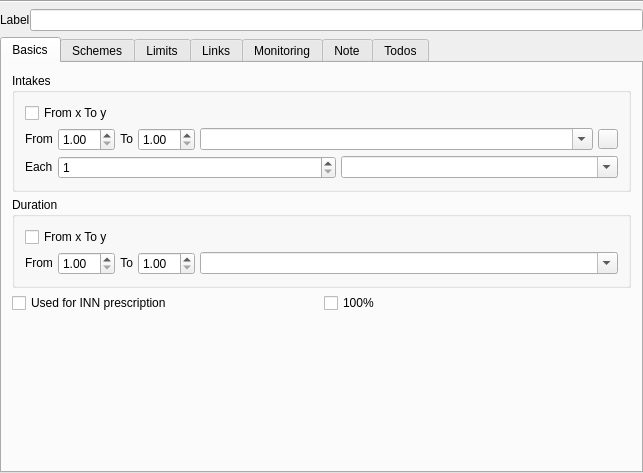
<?xml version="1.0" encoding="UTF-8"?>
<ui version="4.0">
 <class>mfDosageViewer</class>
 <widget class="QWidget" name="mfDosageViewer">
  <property name="geometry">
   <rect>
    <x>0</x>
    <y>0</y>
    <width>643</width>
    <height>473</height>
   </rect>
  </property>
  <property name="windowTitle">
   <string>Dialog</string>
  </property>
  <layout class="QGridLayout" name="gridLayout">
   <property name="horizontalSpacing">
    <number>0</number>
   </property>
   <property name="verticalSpacing">
    <number>-1</number>
   </property>
   <property name="margin">
    <number>0</number>
   </property>
   <item row="0" column="0" colspan="2">
    <widget class="Line" name="line">
     <property name="orientation">
      <enum>Qt::Horizontal</enum>
     </property>
    </widget>
   </item>
   <item row="1" column="0" colspan="2">
    <layout class="QHBoxLayout" name="labelLayout">
     <item>
      <widget class="QLabel" name="labelOfDosageLabel">
       <property name="text">
        <string>Label</string>
       </property>
      </widget>
     </item>
     <item>
      <widget class="QLineEdit" name="labelLineEdit"/>
     </item>
    </layout>
   </item>
   <item row="2" column="0">
    <widget class="QTabWidget" name="tabWidget">
     <property name="currentIndex">
      <number>0</number>
     </property>
     <widget class="QWidget" name="tabBasics">
      <attribute name="title">
       <string>Basics</string>
      </attribute>
      <layout class="QGridLayout" name="gridLayout_5">
       <property name="margin">
        <number>10</number>
       </property>
       <property name="spacing">
        <number>5</number>
       </property>
       <item row="6" column="0">
        <spacer name="verticalSpacer">
         <property name="orientation">
          <enum>Qt::Vertical</enum>
         </property>
         <property name="sizeHint" stdset="0">
          <size>
           <width>20</width>
           <height>40</height>
          </size>
         </property>
        </spacer>
       </item>
       <item row="0" column="0">
        <widget class="QGroupBox" name="groupBox_6">
         <property name="title">
          <string>Intakes</string>
         </property>
         <layout class="QGridLayout" name="gridLayout_3">
          <property name="margin">
           <number>10</number>
          </property>
          <property name="spacing">
           <number>5</number>
          </property>
          <item row="0" column="0">
           <widget class="QCheckBox" name="fromToIntakesCheck">
            <property name="text">
             <string>From x To y</string>
            </property>
           </widget>
          </item>
          <item row="1" column="0">
           <layout class="QHBoxLayout" name="horizontalLayout_4">
            <item>
             <widget class="QLabel" name="intakesFromLabel">
              <property name="sizePolicy">
               <sizepolicy hsizetype="Fixed" vsizetype="Fixed">
                <horstretch>0</horstretch>
                <verstretch>0</verstretch>
               </sizepolicy>
              </property>
              <property name="text">
               <string>From</string>
              </property>
             </widget>
            </item>
            <item>
             <widget class="QDoubleSpinBox" name="intakesFromSpin">
              <property name="sizePolicy">
               <sizepolicy hsizetype="Fixed" vsizetype="Fixed">
                <horstretch>0</horstretch>
                <verstretch>0</verstretch>
               </sizepolicy>
              </property>
              <property name="minimum">
               <double>1.000000000000000</double>
              </property>
             </widget>
            </item>
            <item>
             <widget class="QLabel" name="intakesToLabel">
              <property name="sizePolicy">
               <sizepolicy hsizetype="Fixed" vsizetype="Fixed">
                <horstretch>0</horstretch>
                <verstretch>0</verstretch>
               </sizepolicy>
              </property>
              <property name="text">
               <string>To</string>
              </property>
              <property name="alignment">
               <set>Qt::AlignRight|Qt::AlignTrailing|Qt::AlignVCenter</set>
              </property>
             </widget>
            </item>
            <item>
             <widget class="QDoubleSpinBox" name="intakesToSpin">
              <property name="sizePolicy">
               <sizepolicy hsizetype="Fixed" vsizetype="Fixed">
                <horstretch>0</horstretch>
                <verstretch>0</verstretch>
               </sizepolicy>
              </property>
              <property name="minimum">
               <double>1.000000000000000</double>
              </property>
             </widget>
            </item>
            <item>
             <widget class="QComboBox" name="intakesCombo">
              <property name="sizePolicy">
               <sizepolicy hsizetype="Preferred" vsizetype="Fixed">
                <horstretch>0</horstretch>
                <verstretch>0</verstretch>
               </sizepolicy>
              </property>
              <property name="editable">
               <bool>true</bool>
              </property>
              <property name="sizeAdjustPolicy">
               <enum>QComboBox::AdjustToContentsOnFirstShow</enum>
              </property>
             </widget>
            </item>
            <item>
             <widget class="QPushButton" name="userformsButton">
              <property name="sizePolicy">
               <sizepolicy hsizetype="Minimum" vsizetype="Minimum">
                <horstretch>0</horstretch>
                <verstretch>0</verstretch>
               </sizepolicy>
              </property>
              <property name="minimumSize">
               <size>
                <width>20</width>
                <height>20</height>
               </size>
              </property>
              <property name="maximumSize">
               <size>
                <width>20</width>
                <height>20</height>
               </size>
              </property>
              <property name="text">
               <string/>
              </property>
             </widget>
            </item>
           </layout>
          </item>
          <item row="2" column="0">
           <layout class="QHBoxLayout" name="horizontalLayout_5">
            <item>
             <widget class="QLabel" name="intakesFromLabel_3">
              <property name="sizePolicy">
               <sizepolicy hsizetype="Fixed" vsizetype="Fixed">
                <horstretch>0</horstretch>
                <verstretch>0</verstretch>
               </sizepolicy>
              </property>
              <property name="text">
               <string>Each</string>
              </property>
             </widget>
            </item>
            <item>
             <widget class="QSpinBox" name="periodSpin">
              <property name="minimum">
               <number>1</number>
              </property>
             </widget>
            </item>
            <item>
             <widget class="QComboBox" name="periodSchemeCombo">
              <property name="editable">
               <bool>true</bool>
              </property>
             </widget>
            </item>
           </layout>
          </item>
         </layout>
        </widget>
       </item>
       <item row="1" column="0">
        <widget class="QGroupBox" name="groupBox_7">
         <property name="title">
          <string>Duration</string>
         </property>
         <layout class="QGridLayout" name="gridLayout_4">
          <property name="margin">
           <number>10</number>
          </property>
          <property name="spacing">
           <number>5</number>
          </property>
          <item row="0" column="0">
           <widget class="QCheckBox" name="fromToDurationCheck">
            <property name="text">
             <string>From x To y</string>
            </property>
           </widget>
          </item>
          <item row="1" column="0">
           <layout class="QHBoxLayout" name="horizontalLayout_6">
            <item>
             <widget class="QLabel" name="durationFromLabel">
              <property name="sizePolicy">
               <sizepolicy hsizetype="Fixed" vsizetype="Fixed">
                <horstretch>0</horstretch>
                <verstretch>0</verstretch>
               </sizepolicy>
              </property>
              <property name="text">
               <string>From</string>
              </property>
             </widget>
            </item>
            <item>
             <widget class="QDoubleSpinBox" name="durationFromSpin">
              <property name="sizePolicy">
               <sizepolicy hsizetype="Fixed" vsizetype="Fixed">
                <horstretch>0</horstretch>
                <verstretch>0</verstretch>
               </sizepolicy>
              </property>
              <property name="minimum">
               <double>1.000000000000000</double>
              </property>
             </widget>
            </item>
            <item>
             <widget class="QLabel" name="durationToLabel">
              <property name="sizePolicy">
               <sizepolicy hsizetype="Fixed" vsizetype="Fixed">
                <horstretch>0</horstretch>
                <verstretch>0</verstretch>
               </sizepolicy>
              </property>
              <property name="text">
               <string>To</string>
              </property>
              <property name="alignment">
               <set>Qt::AlignRight|Qt::AlignTrailing|Qt::AlignVCenter</set>
              </property>
             </widget>
            </item>
            <item>
             <widget class="QDoubleSpinBox" name="durationToSpin">
              <property name="sizePolicy">
               <sizepolicy hsizetype="Fixed" vsizetype="Fixed">
                <horstretch>0</horstretch>
                <verstretch>0</verstretch>
               </sizepolicy>
              </property>
              <property name="minimum">
               <double>1.000000000000000</double>
              </property>
             </widget>
            </item>
            <item>
             <widget class="QComboBox" name="durationCombo">
              <property name="sizePolicy">
               <sizepolicy hsizetype="Preferred" vsizetype="Fixed">
                <horstretch>0</horstretch>
                <verstretch>0</verstretch>
               </sizepolicy>
              </property>
              <property name="editable">
               <bool>true</bool>
              </property>
              <property name="sizeAdjustPolicy">
               <enum>QComboBox::AdjustToContentsOnFirstShow</enum>
              </property>
             </widget>
            </item>
           </layout>
          </item>
         </layout>
        </widget>
       </item>
       <item row="5" column="0">
        <widget class="QLabel" name="innCompositionLabel">
         <property name="text">
          <string/>
         </property>
         <property name="indent">
          <number>20</number>
         </property>
        </widget>
       </item>
       <item row="2" column="0">
        <layout class="QHBoxLayout" name="horizontalLayout_3">
         <item>
          <widget class="QCheckBox" name="dosageForAllInnCheck">
           <property name="toolTip">
            <string/>
           </property>
           <property name="text">
            <string>Used for INN prescription</string>
           </property>
          </widget>
         </item>
         <item>
          <widget class="QCheckBox" name="aldCheck">
           <property name="text">
            <string>100%</string>
           </property>
          </widget>
         </item>
        </layout>
       </item>
      </layout>
     </widget>
     <widget class="QWidget" name="tabSchemes">
      <attribute name="title">
       <string>Schemes</string>
      </attribute>
      <layout class="QGridLayout" name="gridLayout_6">
       <property name="margin">
        <number>10</number>
       </property>
       <property name="spacing">
        <number>5</number>
       </property>
       <item row="1" column="0">
        <layout class="QHBoxLayout" name="horizontalLayout">
         <item>
          <widget class="QLabel" name="label_11">
           <property name="sizePolicy">
            <sizepolicy hsizetype="Minimum" vsizetype="Preferred">
             <horstretch>0</horstretch>
             <verstretch>0</verstretch>
            </sizepolicy>
           </property>
           <property name="minimumSize">
            <size>
             <width>0</width>
             <height>22</height>
            </size>
           </property>
           <property name="maximumSize">
            <size>
             <width>16777215</width>
             <height>22</height>
            </size>
           </property>
           <property name="text">
            <string>Min interval between intakes</string>
           </property>
          </widget>
         </item>
         <item>
          <widget class="QSpinBox" name="minIntervalIntakesSpin"/>
         </item>
         <item>
          <widget class="QComboBox" name="intervalTimeSchemeCombo">
           <property name="sizePolicy">
            <sizepolicy hsizetype="Minimum" vsizetype="Fixed">
             <horstretch>0</horstretch>
             <verstretch>0</verstretch>
            </sizepolicy>
           </property>
           <property name="minimumSize">
            <size>
             <width>0</width>
             <height>0</height>
            </size>
           </property>
           <property name="maximumSize">
            <size>
             <width>16777215</width>
             <height>16777215</height>
            </size>
           </property>
          </widget>
         </item>
        </layout>
       </item>
       <item row="0" column="0">
        <layout class="QHBoxLayout" name="intakeSchemeHorizLayout">
         <item>
          <widget class="tkStringListView" name="dailySchemeListView" native="true"/>
         </item>
         <item>
          <widget class="QTableWidget" name="hourlyTableWidget">
           <property name="sizePolicy">
            <sizepolicy hsizetype="Preferred" vsizetype="Preferred">
             <horstretch>0</horstretch>
             <verstretch>0</verstretch>
            </sizepolicy>
           </property>
           <property name="minimumSize">
            <size>
             <width>0</width>
             <height>94</height>
            </size>
           </property>
           <property name="maximumSize">
            <size>
             <width>16777215</width>
             <height>94</height>
            </size>
           </property>
           <property name="font">
            <font>
             <pointsize>13</pointsize>
            </font>
           </property>
           <property name="verticalScrollBarPolicy">
            <enum>Qt::ScrollBarAlwaysOff</enum>
           </property>
           <property name="horizontalScrollBarPolicy">
            <enum>Qt::ScrollBarAlwaysOff</enum>
           </property>
           <property name="selectionMode">
            <enum>QAbstractItemView::MultiSelection</enum>
           </property>
           <row>
            <property name="text">
             <string>1</string>
            </property>
           </row>
           <row>
            <property name="text">
             <string>2</string>
            </property>
           </row>
           <row>
            <property name="text">
             <string>3</string>
            </property>
           </row>
           <column>
            <property name="text">
             <string>0</string>
            </property>
           </column>
           <column>
            <property name="text">
             <string>1</string>
            </property>
           </column>
           <column>
            <property name="text">
             <string>2</string>
            </property>
           </column>
           <column>
            <property name="text">
             <string>3</string>
            </property>
           </column>
           <column>
            <property name="text">
             <string>4</string>
            </property>
           </column>
           <column>
            <property name="text">
             <string>5</string>
            </property>
           </column>
           <column>
            <property name="text">
             <string>6</string>
            </property>
           </column>
           <column>
            <property name="text">
             <string>7</string>
            </property>
           </column>
           <item row="0" column="0">
            <property name="text">
             <string>00</string>
            </property>
           </item>
           <item row="0" column="1">
            <property name="text">
             <string>01</string>
            </property>
           </item>
           <item row="0" column="2">
            <property name="text">
             <string>02</string>
            </property>
           </item>
           <item row="0" column="3">
            <property name="text">
             <string>03</string>
            </property>
           </item>
           <item row="0" column="4">
            <property name="text">
             <string>04</string>
            </property>
           </item>
           <item row="0" column="5">
            <property name="text">
             <string>05</string>
            </property>
           </item>
           <item row="0" column="6">
            <property name="text">
             <string>06</string>
            </property>
           </item>
           <item row="0" column="7">
            <property name="text">
             <string>07</string>
            </property>
           </item>
           <item row="1" column="0">
            <property name="text">
             <string>08</string>
            </property>
           </item>
           <item row="1" column="1">
            <property name="text">
             <string>09</string>
            </property>
           </item>
           <item row="1" column="2">
            <property name="text">
             <string>10</string>
            </property>
           </item>
           <item row="1" column="3">
            <property name="text">
             <string>11</string>
            </property>
           </item>
           <item row="1" column="4">
            <property name="text">
             <string>12</string>
            </property>
           </item>
           <item row="1" column="5">
            <property name="text">
             <string>13</string>
            </property>
           </item>
           <item row="1" column="6">
            <property name="text">
             <string>14</string>
            </property>
           </item>
           <item row="1" column="7">
            <property name="text">
             <string>15</string>
            </property>
           </item>
           <item row="2" column="0">
            <property name="text">
             <string>16</string>
            </property>
           </item>
           <item row="2" column="1">
            <property name="text">
             <string>17</string>
            </property>
           </item>
           <item row="2" column="2">
            <property name="text">
             <string>18</string>
            </property>
           </item>
           <item row="2" column="3">
            <property name="text">
             <string>19</string>
            </property>
           </item>
           <item row="2" column="4">
            <property name="text">
             <string>20</string>
            </property>
           </item>
           <item row="2" column="5">
            <property name="text">
             <string>21</string>
            </property>
           </item>
           <item row="2" column="6">
            <property name="text">
             <string>22</string>
            </property>
           </item>
           <item row="2" column="7">
            <property name="text">
             <string>23</string>
            </property>
           </item>
          </widget>
         </item>
        </layout>
       </item>
       <item row="5" column="0">
        <spacer name="verticalSpacer_2">
         <property name="orientation">
          <enum>Qt::Vertical</enum>
         </property>
         <property name="sizeHint" stdset="0">
          <size>
           <width>20</width>
           <height>40</height>
          </size>
         </property>
        </spacer>
       </item>
       <item row="3" column="0">
        <layout class="QHBoxLayout" name="horizontalLayout_2">
         <item>
          <widget class="QLabel" name="mealtimerelation">
           <property name="text">
            <string>Meal time relation</string>
           </property>
          </widget>
         </item>
         <item>
          <widget class="QComboBox" name="mealTimeCombo"/>
         </item>
        </layout>
       </item>
      </layout>
     </widget>
     <widget class="QWidget" name="tabLimits">
      <attribute name="title">
       <string>Limits</string>
      </attribute>
      <layout class="QGridLayout" name="gridLayout_12">
       <property name="margin">
        <number>10</number>
       </property>
       <property name="spacing">
        <number>5</number>
       </property>
       <item row="0" column="0" rowspan="2">
        <widget class="QGroupBox" name="groupBox_2">
         <property name="title">
          <string>Weight / Age / Sex Limited</string>
         </property>
         <layout class="QGridLayout" name="gridLayout_8">
          <property name="margin">
           <number>0</number>
          </property>
          <property name="spacing">
           <number>5</number>
          </property>
          <item row="0" column="2">
           <widget class="QComboBox" name="minAgeCombo">
            <property name="enabled">
             <bool>true</bool>
            </property>
            <property name="minimumSize">
             <size>
              <width>0</width>
              <height>22</height>
             </size>
            </property>
            <property name="currentIndex">
             <number>-1</number>
            </property>
           </widget>
          </item>
          <item row="2" column="2">
           <widget class="QLabel" name="label_3">
            <property name="minimumSize">
             <size>
              <width>0</width>
              <height>22</height>
             </size>
            </property>
            <property name="text">
             <string>Kg</string>
            </property>
           </widget>
          </item>
          <item row="3" column="1" colspan="2">
           <widget class="QComboBox" name="sexLimitCombo">
            <property name="enabled">
             <bool>true</bool>
            </property>
            <property name="minimumSize">
             <size>
              <width>0</width>
              <height>22</height>
             </size>
            </property>
            <item>
             <property name="text">
              <string>No Sex limitation</string>
             </property>
            </item>
            <item>
             <property name="text">
              <string>Man only</string>
             </property>
            </item>
            <item>
             <property name="text">
              <string>Woman only</string>
             </property>
            </item>
           </widget>
          </item>
          <item row="1" column="2">
           <widget class="QComboBox" name="maxAgeCombo">
            <property name="enabled">
             <bool>true</bool>
            </property>
           </widget>
          </item>
          <item row="0" column="0">
           <widget class="QLabel" name="label">
            <property name="text">
             <string>Min age</string>
            </property>
           </widget>
          </item>
          <item row="1" column="0">
           <widget class="QLabel" name="label_2">
            <property name="text">
             <string>Max age</string>
            </property>
           </widget>
          </item>
          <item row="2" column="0">
           <widget class="QLabel" name="label_5">
            <property name="text">
             <string>Min weight</string>
            </property>
           </widget>
          </item>
          <item row="3" column="0">
           <widget class="QLabel" name="label_7">
            <property name="text">
             <string>Sex limited</string>
            </property>
           </widget>
          </item>
          <item row="0" column="1">
           <widget class="QSpinBox" name="minAgeSpin"/>
          </item>
          <item row="1" column="1">
           <widget class="QSpinBox" name="maxAgeSpin"/>
          </item>
          <item row="2" column="1">
           <widget class="QSpinBox" name="minWeightSpin"/>
          </item>
         </layout>
        </widget>
       </item>
       <item row="0" column="1">
        <widget class="QGroupBox" name="groupBox">
         <property name="title">
          <string>Renal function limits</string>
         </property>
         <layout class="QGridLayout" name="gridLayout_11">
          <property name="margin">
           <number>0</number>
          </property>
          <property name="spacing">
           <number>5</number>
          </property>
          <item row="0" column="1">
           <widget class="QSpinBox" name="minClearanceSpin">
            <property name="enabled">
             <bool>true</bool>
            </property>
            <property name="minimumSize">
             <size>
              <width>0</width>
              <height>22</height>
             </size>
            </property>
            <property name="maximum">
             <number>150</number>
            </property>
           </widget>
          </item>
          <item row="0" column="2">
           <widget class="QLabel" name="label_8">
            <property name="minimumSize">
             <size>
              <width>0</width>
              <height>22</height>
             </size>
            </property>
            <property name="text">
             <string>ml/min</string>
            </property>
           </widget>
          </item>
          <item row="1" column="1">
           <widget class="QSpinBox" name="maxClearanceSpin">
            <property name="enabled">
             <bool>true</bool>
            </property>
            <property name="minimumSize">
             <size>
              <width>0</width>
              <height>22</height>
             </size>
            </property>
            <property name="maximum">
             <number>150</number>
            </property>
           </widget>
          </item>
          <item row="1" column="2">
           <widget class="QLabel" name="label_9">
            <property name="minimumSize">
             <size>
              <width>0</width>
              <height>22</height>
             </size>
            </property>
            <property name="text">
             <string>ml/min</string>
            </property>
           </widget>
          </item>
          <item row="0" column="0">
           <widget class="QLabel" name="label_13">
            <property name="text">
             <string>Min clearance</string>
            </property>
           </widget>
          </item>
          <item row="1" column="0">
           <widget class="QLabel" name="label_14">
            <property name="text">
             <string>Max clearance</string>
            </property>
           </widget>
          </item>
         </layout>
        </widget>
       </item>
       <item row="1" column="1">
        <widget class="QGroupBox" name="groupBox_5">
         <property name="title">
          <string>Pregnancy / breast feeding</string>
         </property>
         <layout class="QGridLayout" name="gridLayout_14">
          <item row="0" column="0">
           <widget class="QLabel" name="label_12">
            <property name="text">
             <string>Work in progress</string>
            </property>
           </widget>
          </item>
         </layout>
        </widget>
       </item>
      </layout>
     </widget>
     <widget class="QWidget" name="tabLinks">
      <attribute name="title">
       <string>Links</string>
      </attribute>
      <layout class="QGridLayout" name="gridLayout_17">
       <item row="0" column="0">
        <widget class="QGroupBox" name="groupBox_8">
         <property name="title">
          <string>Links to CIM10 diagnosis</string>
         </property>
         <property name="checkable">
          <bool>true</bool>
         </property>
         <property name="checked">
          <bool>false</bool>
         </property>
         <layout class="QGridLayout" name="gridLayout_15">
          <item row="0" column="0">
           <widget class="QLabel" name="label_16">
            <property name="text">
             <string>Work in progress</string>
            </property>
           </widget>
          </item>
         </layout>
        </widget>
       </item>
       <item row="0" column="1">
        <widget class="QGroupBox" name="groupBox_9">
         <property name="title">
          <string>Links to eDRC diagnosis</string>
         </property>
         <property name="checkable">
          <bool>true</bool>
         </property>
         <property name="checked">
          <bool>false</bool>
         </property>
         <layout class="QGridLayout" name="gridLayout_16">
          <item row="0" column="0">
           <widget class="QLabel" name="label_17">
            <property name="text">
             <string>Work in progress</string>
            </property>
           </widget>
          </item>
         </layout>
        </widget>
       </item>
      </layout>
     </widget>
     <widget class="QWidget" name="tabMonitoring">
      <attribute name="title">
       <string>Monitoring</string>
      </attribute>
      <layout class="QGridLayout" name="gridLayout_10">
       <property name="margin">
        <number>10</number>
       </property>
       <property name="spacing">
        <number>5</number>
       </property>
       <item row="0" column="0">
        <widget class="QGroupBox" name="groupBox_3">
         <property name="title">
          <string>CIM10 Limitations</string>
         </property>
         <property name="checkable">
          <bool>true</bool>
         </property>
         <property name="checked">
          <bool>false</bool>
         </property>
         <layout class="QGridLayout" name="gridLayout_9">
          <item row="0" column="0">
           <widget class="QLabel" name="label_6">
            <property name="text">
             <string>Work in progress</string>
            </property>
           </widget>
          </item>
         </layout>
        </widget>
       </item>
       <item row="0" column="1">
        <widget class="QGroupBox" name="groupBox_4">
         <property name="title">
          <string>Biological monitoring</string>
         </property>
         <property name="checkable">
          <bool>true</bool>
         </property>
         <property name="checked">
          <bool>false</bool>
         </property>
         <layout class="QGridLayout" name="gridLayout_13">
          <item row="0" column="0">
           <widget class="QLabel" name="label_10">
            <property name="text">
             <string>Work in progress</string>
            </property>
           </widget>
          </item>
         </layout>
        </widget>
       </item>
      </layout>
     </widget>
     <widget class="QWidget" name="tabNote">
      <attribute name="title">
       <string>Note</string>
      </attribute>
      <layout class="QGridLayout" name="gridLayout_2">
       <item row="0" column="0">
        <widget class="QTextEdit" name="noteTextEdit"/>
       </item>
      </layout>
     </widget>
     <widget class="QWidget" name="tabTodos">
      <attribute name="title">
       <string>Todos</string>
      </attribute>
      <layout class="QGridLayout" name="gridLayout_7">
       <property name="margin">
        <number>10</number>
       </property>
       <property name="spacing">
        <number>5</number>
       </property>
       <item row="1" column="0">
        <widget class="QCheckBox" name="checkBox_2">
         <property name="text">
          <string>Don't specify the form</string>
         </property>
        </widget>
       </item>
       <item row="2" column="0">
        <widget class="QCheckBox" name="checkBox">
         <property name="text">
          <string>INN prescription</string>
         </property>
        </widget>
       </item>
       <item row="0" column="0">
        <widget class="QLabel" name="label_4">
         <property name="sizePolicy">
          <sizepolicy hsizetype="Fixed" vsizetype="Fixed">
           <horstretch>0</horstretch>
           <verstretch>0</verstretch>
          </sizepolicy>
         </property>
         <property name="text">
          <string>Alternate with</string>
         </property>
        </widget>
       </item>
      </layout>
     </widget>
    </widget>
   </item>
  </layout>
 </widget>
 <customwidgets>
  <customwidget>
   <class>tkStringListView</class>
   <extends>QWidget</extends>
   <header>tkStringListView.h</header>
   <container>1</container>
  </customwidget>
 </customwidgets>
 <tabstops>
  <tabstop>labelLineEdit</tabstop>
  <tabstop>fromToIntakesCheck</tabstop>
  <tabstop>intakesFromSpin</tabstop>
  <tabstop>intakesToSpin</tabstop>
  <tabstop>intakesCombo</tabstop>
  <tabstop>userformsButton</tabstop>
  <tabstop>periodSpin</tabstop>
  <tabstop>periodSchemeCombo</tabstop>
  <tabstop>fromToDurationCheck</tabstop>
  <tabstop>durationFromSpin</tabstop>
  <tabstop>durationToSpin</tabstop>
  <tabstop>durationCombo</tabstop>
  <tabstop>hourlyTableWidget</tabstop>
  <tabstop>intervalTimeSchemeCombo</tabstop>
  <tabstop>mealTimeCombo</tabstop>
  <tabstop>minAgeSpin</tabstop>
  <tabstop>minAgeCombo</tabstop>
  <tabstop>maxAgeSpin</tabstop>
  <tabstop>maxAgeCombo</tabstop>
  <tabstop>minWeightSpin</tabstop>
  <tabstop>sexLimitCombo</tabstop>
  <tabstop>minClearanceSpin</tabstop>
  <tabstop>maxClearanceSpin</tabstop>
  <tabstop>groupBox_8</tabstop>
  <tabstop>groupBox_9</tabstop>
  <tabstop>groupBox_3</tabstop>
  <tabstop>groupBox_4</tabstop>
  <tabstop>checkBox_2</tabstop>
  <tabstop>checkBox</tabstop>
  <tabstop>noteTextEdit</tabstop>
 </tabstops>
 <resources/>
 <connections>
  <connection>
   <sender>fromToIntakesCheck</sender>
   <signal>clicked(bool)</signal>
   <receiver>intakesToSpin</receiver>
   <slot>setVisible(bool)</slot>
   <hints>
    <hint type="sourcelabel">
     <x>24</x>
     <y>103</y>
    </hint>
    <hint type="destinationlabel">
     <x>169</x>
     <y>129</y>
    </hint>
   </hints>
  </connection>
  <connection>
   <sender>fromToDurationCheck</sender>
   <signal>clicked(bool)</signal>
   <receiver>durationToSpin</receiver>
   <slot>setVisible(bool)</slot>
   <hints>
    <hint type="sourcelabel">
     <x>24</x>
     <y>240</y>
    </hint>
    <hint type="destinationlabel">
     <x>169</x>
     <y>264</y>
    </hint>
   </hints>
  </connection>
  <connection>
   <sender>fromToDurationCheck</sender>
   <signal>clicked(bool)</signal>
   <receiver>durationToLabel</receiver>
   <slot>setVisible(bool)</slot>
   <hints>
    <hint type="sourcelabel">
     <x>24</x>
     <y>240</y>
    </hint>
    <hint type="destinationlabel">
     <x>143</x>
     <y>268</y>
    </hint>
   </hints>
  </connection>
  <connection>
   <sender>fromToIntakesCheck</sender>
   <signal>clicked(bool)</signal>
   <receiver>intakesToLabel</receiver>
   <slot>setVisible(bool)</slot>
   <hints>
    <hint type="sourcelabel">
     <x>24</x>
     <y>103</y>
    </hint>
    <hint type="destinationlabel">
     <x>143</x>
     <y>133</y>
    </hint>
   </hints>
  </connection>
  <connection>
   <sender>dosageForAllInnCheck</sender>
   <signal>clicked(bool)</signal>
   <receiver>innCompositionLabel</receiver>
   <slot>setVisible(bool)</slot>
   <hints>
    <hint type="sourcelabel">
     <x>108</x>
     <y>318</y>
    </hint>
    <hint type="destinationlabel">
     <x>115</x>
     <y>343</y>
    </hint>
   </hints>
  </connection>
 </connections>
</ui>
